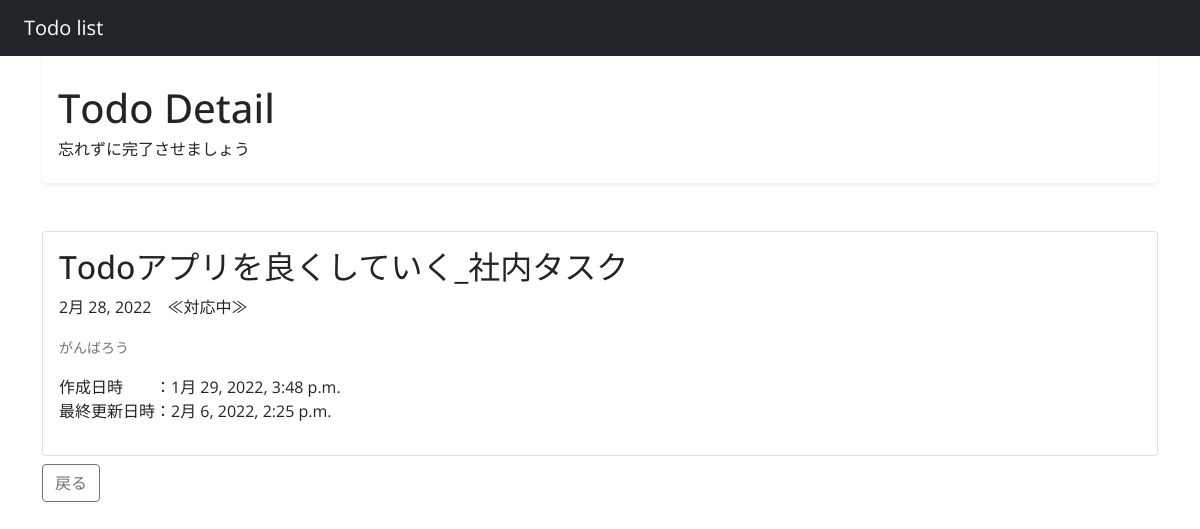
Screenshot of /detail/24 with the database file from the repository.
### todo/models.py (models this page shows, shortened)
class Todo(models.Model):
    title = models.CharField(
        "タスク名",
        max_length=30,
        help_text='【社名】を記載してください')
    description = models.TextField(
        "詳細",
        blank=True,
        help_text='作成物の対象期間や属性などの詳細を記入してください')
    deadline = models.DateField(
        "締切")
    category = models.ForeignKey(
        TodoCategory,
        on_delete=models.CASCADE,
        verbose_name="業務種別")
    status = models.ForeignKey(
        TodoStatus,
        on_delete=models.CASCADE,
        verbose_name="処理状況")
    created_at = models.DateTimeField(
        verbose_name="登録日時",
        auto_now_add=True)
    updated_at = models.DateTimeField(
        verbose_name="更新日時",
        auto_now=True
    )

class TodoCategory(models.Model):
    name = models.CharField(
        '業務種別',
        max_length=255,
        blank=True,
        null=True,
        unique=True)
    def __str__(self):
        return self.name

class TodoStatus(models.Model):
    name = models.CharField(
        '処理状況',
        max_length=255,
        blank=True,
        null=True,
        unique=True)
    def __str__(self):
        return self.name

### todo/views.py (the view)
# urls.py: path("detail/<int:pk>", TodoDetail.as_view(), name="detail"),
class TodoDetail(DetailView):
    model = Todo
    context_object_name = "task"
    def get_context_data(self, **kwargs):
        context = super().get_context_data(**kwargs)
        context['title_name'] = 'Todo Detail'
        context['message'] = '忘れずに完了させましょう'
        return context

### todo/templates/todo/todo_detail.html
{% extends 'todo/base.html' %}
{% block header %}
<h1><div class="mt-5">{{ title_name }}</div></h1>
<h6>{{ message }}</h6>
{% endblock header %}
{% block content %}
<div class="card">
    <div class="card-body">
        <h2>{{ task.title }}_{{ task.category }}</h2>
        <p>{{ task.deadline }}　≪{{ task.status }}≫</p>
        <p><small class="text-muted">{{ task.description }}</small></p>
        <p>
            作成日時　　：{{ task.created_at }}
            <br>
            最終更新日時：{{ task.updated_at }}
        </p>
    </div>
</div>
<a class="btn btn-outline-secondary mt-2" href="{% url 'list' %}" role="button">戻る</a>
{% endblock content %}

### todo/templates/todo/base.html (style rules this page uses)
body { padding-top: 20px; font-family: 'Open Sans', sans-serif; }

### rows the page displays
Todo: title "Todoアプリを良くしていく", category "社内タスク", deadline "2月 28, 2022", status "対応中", description "がんばろう", created_at "1月 29, 2022, 3:48 p.m.", updated_at "2月 6, 2022, 2:25 p.m."

### other values shown
{{ title_name }} "Todo Detail"
{{ message }} "忘れずに完了させましょう"
